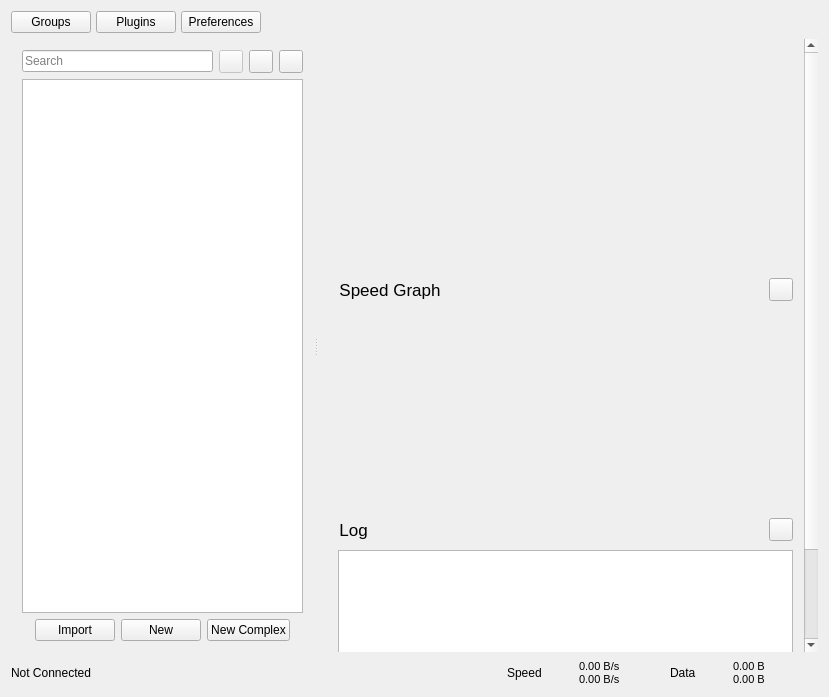
<?xml version="1.0" encoding="UTF-8"?>
<ui version="4.0">
 <class>MainWindow</class>
 <widget class="QMainWindow" name="MainWindow">
  <property name="geometry">
   <rect>
    <x>0</x>
    <y>0</y>
    <width>829</width>
    <height>697</height>
   </rect>
  </property>
  <property name="minimumSize">
   <size>
    <width>790</width>
    <height>600</height>
   </size>
  </property>
  <property name="windowTitle">
   <string>Plumbum</string>
  </property>
  <widget class="QWidget" name="centralWidget">
   <layout class="QVBoxLayout" name="verticalLayout_2" stretch="0,1,0">
    <item>
     <layout class="QHBoxLayout" name="topButtonsLayout" stretch="0,0,0,0">
      <property name="spacing">
       <number>5</number>
      </property>
      <item>
       <widget class="QPushButton" name="subsButton">
        <property name="text">
         <string>Groups</string>
        </property>
       </widget>
      </item>
      <item>
       <widget class="QPushButton" name="pluginsBtn">
        <property name="text">
         <string>Plugins</string>
        </property>
       </widget>
      </item>
      <item>
       <widget class="QPushButton" name="preferencesBtn">
        <property name="text">
         <string>Preferences</string>
        </property>
       </widget>
      </item>
      <item>
       <spacer name="horizontalSpacer">
        <property name="orientation">
         <enum>Qt::Horizontal</enum>
        </property>
        <property name="sizeType">
         <enum>QSizePolicy::Expanding</enum>
        </property>
        <property name="sizeHint" stdset="0">
         <size>
          <width>0</width>
          <height>0</height>
         </size>
        </property>
       </spacer>
      </item>
     </layout>
    </item>
    <item>
     <widget class="QSplitter" name="splitter">
      <property name="orientation">
       <enum>Qt::Horizontal</enum>
      </property>
      <property name="opaqueResize">
       <bool>true</bool>
      </property>
      <widget class="QWidget" name="leftWidget" native="true">
       <layout class="QVBoxLayout" name="verticalLayout">
        <item>
         <layout class="QHBoxLayout" name="horizontalLayout_6">
          <item>
           <widget class="QLineEdit" name="connectionFilterTxt">
            <property name="placeholderText">
             <string>Search</string>
            </property>
            <property name="clearButtonEnabled">
             <bool>true</bool>
            </property>
           </widget>
          </item>
          <item>
           <widget class="QToolButton" name="locateBtn">
            <property name="enabled">
             <bool>false</bool>
            </property>
            <property name="toolTip">
             <string>Locate Current Connection</string>
            </property>
            <property name="icon">
             <iconset resource="../../../../resources.new.qrc">
              <normaloff>:/assets/icons/ui_dark/map.svg</normaloff>:/assets/icons/ui_dark/map.svg</iconset>
            </property>
           </widget>
          </item>
          <item>
           <widget class="QToolButton" name="collapseGroupsBtn">
            <property name="toolTip">
             <string>Collapse all groups</string>
            </property>
            <property name="text">
             <string/>
            </property>
            <property name="icon">
             <iconset resource="../../../../resources.new.qrc">
              <normaloff>:/assets/icons/ui_light/arrow-up.svg</normaloff>:/assets/icons/ui_light/arrow-up.svg</iconset>
            </property>
           </widget>
          </item>
          <item>
           <widget class="QToolButton" name="sortBtn">
            <property name="toolTip">
             <string>Sort</string>
            </property>
            <property name="text">
             <string/>
            </property>
            <property name="icon">
             <iconset resource="../../../../resources.new.qrc">
              <normaloff>:/assets/icons/ui_light/arrow-down-filling.svg</normaloff>:/assets/icons/ui_light/arrow-down-filling.svg</iconset>
            </property>
            <property name="popupMode">
             <enum>QToolButton::InstantPopup</enum>
            </property>
           </widget>
          </item>
         </layout>
        </item>
        <item>
         <widget class="QTreeView" name="connectionTreeView">
          <property name="contextMenuPolicy">
           <enum>Qt::CustomContextMenu</enum>
          </property>
          <property name="editTriggers">
           <set>QAbstractItemView::NoEditTriggers</set>
          </property>
          <property name="selectionMode">
           <enum>QAbstractItemView::ExtendedSelection</enum>
          </property>
          <property name="verticalScrollMode">
           <enum>QAbstractItemView::ScrollPerPixel</enum>
          </property>
          <property name="indentation">
           <number>0</number>
          </property>
          <property name="sortingEnabled">
           <bool>true</bool>
          </property>
          <property name="allColumnsShowFocus">
           <bool>true</bool>
          </property>
          <property name="headerHidden">
           <bool>true</bool>
          </property>
         </widget>
        </item>
        <item>
         <layout class="QHBoxLayout" name="horizontalLayout_3">
          <item>
           <spacer name="horizontalSpacer_3">
            <property name="orientation">
             <enum>Qt::Horizontal</enum>
            </property>
            <property name="sizeHint" stdset="0">
             <size>
              <width>0</width>
              <height>0</height>
             </size>
            </property>
           </spacer>
          </item>
          <item>
           <widget class="QPushButton" name="importConfigButton">
            <property name="toolTip">
             <string>Import Connection</string>
            </property>
            <property name="text">
             <string>Import</string>
            </property>
           </widget>
          </item>
          <item>
           <widget class="QPushButton" name="newConnectionBtn">
            <property name="text">
             <string>New</string>
            </property>
           </widget>
          </item>
          <item>
           <widget class="QPushButton" name="newComplexConnectionBtn">
            <property name="text">
             <string>New Complex</string>
            </property>
           </widget>
          </item>
          <item>
           <spacer name="horizontalSpacer_2">
            <property name="orientation">
             <enum>Qt::Horizontal</enum>
            </property>
            <property name="sizeHint" stdset="0">
             <size>
              <width>0</width>
              <height>0</height>
             </size>
            </property>
           </spacer>
          </item>
         </layout>
        </item>
       </layout>
      </widget>
      <widget class="QScrollArea" name="scrollArea">
       <property name="minimumSize">
        <size>
         <width>500</width>
         <height>0</height>
        </size>
       </property>
       <property name="frameShape">
        <enum>QFrame::NoFrame</enum>
       </property>
       <property name="widgetResizable">
        <bool>true</bool>
       </property>
       <widget class="QWidget" name="scrollAreaWidgetContents">
        <property name="geometry">
         <rect>
          <x>0</x>
          <y>0</y>
          <width>486</width>
          <height>728</height>
         </rect>
        </property>
        <layout class="QVBoxLayout" name="verticalLayout_4" stretch="0,1">
         <item>
          <widget class="QFrame" name="connectionInfoFrame">
           <property name="sizePolicy">
            <sizepolicy hsizetype="Expanding" vsizetype="Expanding">
             <horstretch>0</horstretch>
             <verstretch>0</verstretch>
            </sizepolicy>
           </property>
           <property name="minimumSize">
            <size>
             <width>0</width>
             <height>220</height>
            </size>
           </property>
           <layout class="QGridLayout" name="connectionInfoLayout">
            <property name="leftMargin">
             <number>0</number>
            </property>
            <property name="topMargin">
             <number>0</number>
            </property>
            <property name="rightMargin">
             <number>0</number>
            </property>
            <property name="bottomMargin">
             <number>0</number>
            </property>
           </layout>
          </widget>
         </item>
         <item>
          <layout class="QVBoxLayout" name="verticalLayout_3">
           <item>
            <layout class="QHBoxLayout" name="horizontalLayout_5">
             <item>
              <widget class="QPushButton" name="chartVisibilityBtn">
               <property name="font">
                <font>
                 <pointsize>13</pointsize>
                </font>
               </property>
               <property name="focusPolicy">
                <enum>Qt::NoFocus</enum>
               </property>
               <property name="toolTip">
                <string>Click to toggle show/hide</string>
               </property>
               <property name="styleSheet">
                <string notr="true">Text-align:left;</string>
               </property>
               <property name="text">
                <string>  Speed Graph</string>
               </property>
               <property name="flat">
                <bool>true</bool>
               </property>
              </widget>
             </item>
             <item>
              <widget class="QToolButton" name="clearChartBtn">
               <property name="toolTip">
                <string>Clear chart data</string>
               </property>
               <property name="text">
                <string/>
               </property>
               <property name="icon">
                <iconset resource="../../../../resources.new.qrc">
                 <normaloff>:/assets/icons/ui_light/ashbin.svg</normaloff>:/assets/icons/ui_light/ashbin.svg</iconset>
               </property>
              </widget>
             </item>
            </layout>
           </item>
           <item>
            <widget class="QWidget" name="speedChartHolderWidget" native="true">
             <property name="sizePolicy">
              <sizepolicy hsizetype="Expanding" vsizetype="Expanding">
               <horstretch>0</horstretch>
               <verstretch>0</verstretch>
              </sizepolicy>
             </property>
             <property name="minimumSize">
              <size>
               <width>0</width>
               <height>200</height>
              </size>
             </property>
             <layout class="QGridLayout" name="speedChart">
              <property name="topMargin">
               <number>0</number>
              </property>
              <property name="rightMargin">
               <number>0</number>
              </property>
              <property name="bottomMargin">
               <number>0</number>
              </property>
             </layout>
            </widget>
           </item>
           <item>
            <layout class="QHBoxLayout" name="horizontalLayout_4">
             <item>
              <widget class="QPushButton" name="logVisibilityBtn">
               <property name="font">
                <font>
                 <pointsize>13</pointsize>
                </font>
               </property>
               <property name="focusPolicy">
                <enum>Qt::NoFocus</enum>
               </property>
               <property name="toolTip">
                <string>Click to toggle show/hide</string>
               </property>
               <property name="styleSheet">
                <string notr="true">Text-align:left;</string>
               </property>
               <property name="text">
                <string>  Log</string>
               </property>
               <property name="flat">
                <bool>true</bool>
               </property>
              </widget>
             </item>
             <item>
              <widget class="QToolButton" name="clearlogButton">
               <property name="toolTip">
                <string>Clear log</string>
               </property>
               <property name="text">
                <string/>
               </property>
               <property name="icon">
                <iconset resource="../../../../resources.new.qrc">
                 <normaloff>:/assets/icons/ui_light/ashbin.svg</normaloff>:/assets/icons/ui_light/ashbin.svg</iconset>
               </property>
              </widget>
             </item>
            </layout>
           </item>
           <item>
            <layout class="QGridLayout" name="gridLayout">
             <property name="leftMargin">
              <number>9</number>
             </property>
             <item row="0" column="0">
              <widget class="QTextBrowser" name="masterLogBrowser">
               <property name="minimumSize">
                <size>
                 <width>0</width>
                 <height>200</height>
                </size>
               </property>
               <property name="contextMenuPolicy">
                <enum>Qt::CustomContextMenu</enum>
               </property>
               <property name="lineWrapMode">
                <enum>QTextEdit::NoWrap</enum>
               </property>
              </widget>
             </item>
            </layout>
           </item>
          </layout>
         </item>
        </layout>
       </widget>
      </widget>
     </widget>
    </item>
    <item>
     <layout class="QHBoxLayout" name="horizontalLayout_2">
      <property name="topMargin">
       <number>2</number>
      </property>
      <item>
       <widget class="QLabel" name="connetionStatusLabel">
        <property name="minimumSize">
         <size>
          <width>300</width>
          <height>0</height>
         </size>
        </property>
        <property name="text">
         <string>Not Connected</string>
        </property>
       </widget>
      </item>
      <item>
       <spacer name="horizontalSpacer_5">
        <property name="orientation">
         <enum>Qt::Horizontal</enum>
        </property>
        <property name="sizeHint" stdset="0">
         <size>
          <width>40</width>
          <height>20</height>
         </size>
        </property>
       </spacer>
      </item>
      <item>
       <widget class="QLabel" name="label_5">
        <property name="text">
         <string>Speed</string>
        </property>
       </widget>
      </item>
      <item>
       <widget class="QWidget" name="updownImageBox" native="true">
        <property name="sizePolicy">
         <sizepolicy hsizetype="Fixed" vsizetype="Fixed">
          <horstretch>32</horstretch>
          <verstretch>32</verstretch>
         </sizepolicy>
        </property>
        <property name="minimumSize">
         <size>
          <width>25</width>
          <height>25</height>
         </size>
        </property>
       </widget>
      </item>
      <item>
       <widget class="QLabel" name="netspeedLabel">
        <property name="minimumSize">
         <size>
          <width>85</width>
          <height>0</height>
         </size>
        </property>
        <property name="font">
         <font>
          <pointsize>8</pointsize>
         </font>
        </property>
        <property name="toolTip">
         <string>Upload/Download speed</string>
        </property>
        <property name="text">
         <string>0.00 B/s
0.00 B/s</string>
        </property>
       </widget>
      </item>
      <item>
       <widget class="QLabel" name="label_6">
        <property name="sizePolicy">
         <sizepolicy hsizetype="Minimum" vsizetype="Minimum">
          <horstretch>0</horstretch>
          <verstretch>0</verstretch>
         </sizepolicy>
        </property>
        <property name="minimumSize">
         <size>
          <width>0</width>
          <height>0</height>
         </size>
        </property>
        <property name="text">
         <string>Data</string>
        </property>
       </widget>
      </item>
      <item>
       <widget class="QWidget" name="updownImageBox_2" native="true">
        <property name="sizePolicy">
         <sizepolicy hsizetype="Fixed" vsizetype="Fixed">
          <horstretch>32</horstretch>
          <verstretch>32</verstretch>
         </sizepolicy>
        </property>
        <property name="minimumSize">
         <size>
          <width>25</width>
          <height>25</height>
         </size>
        </property>
       </widget>
      </item>
      <item>
       <widget class="QLabel" name="dataamountLabel">
        <property name="minimumSize">
         <size>
          <width>85</width>
          <height>0</height>
         </size>
        </property>
        <property name="font">
         <font>
          <pointsize>8</pointsize>
         </font>
        </property>
        <property name="toolTip">
         <string>Upload/Download Data</string>
        </property>
        <property name="text">
         <string>0.00 B
0.00 B</string>
        </property>
       </widget>
      </item>
     </layout>
    </item>
   </layout>
  </widget>
 </widget>
 <layoutdefault spacing="6" margin="11"/>
 <tabstops>
  <tabstop>importConfigButton</tabstop>
 </tabstops>
 <resources>
  <include location="../../../../resources.new.qrc"/>
 </resources>
 <connections/>
</ui>
